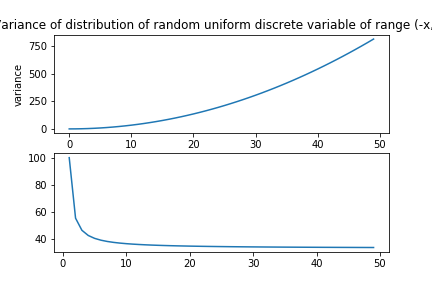

Here is the Python script that generated this plot:
xs1 = {"x{}".format(i):np.linspace(-i,i,100) for i in range(50)}
ps1 = 1/100
means = 0
f1 = lambda x: ps1*(x-means)**2
variances1 = [f1(xs1["x{}".format(i)]).sum() for i in range(50)]

xs2 = {"x{}".format(i):np.linspace(-10, 10, 2 * i) for i in range(1,50)}
f2 = lambda x: (x-means)**2
variances2 = [f2(xs2["x{}".format(i)]).sum()/(2*i) for i in range(1, 50)]

plt.subplot(211); plt.plot(range(50), variances1)
plt.title("Variance of distribution of random uniform discrete variable of range (-x, x)")
plt.xlabel("x");plt.ylabel("variance");
plt.subplot(212); plt.plot(range(1, 50), variances2)
plt.savefig("fig2.png")
plt.show()